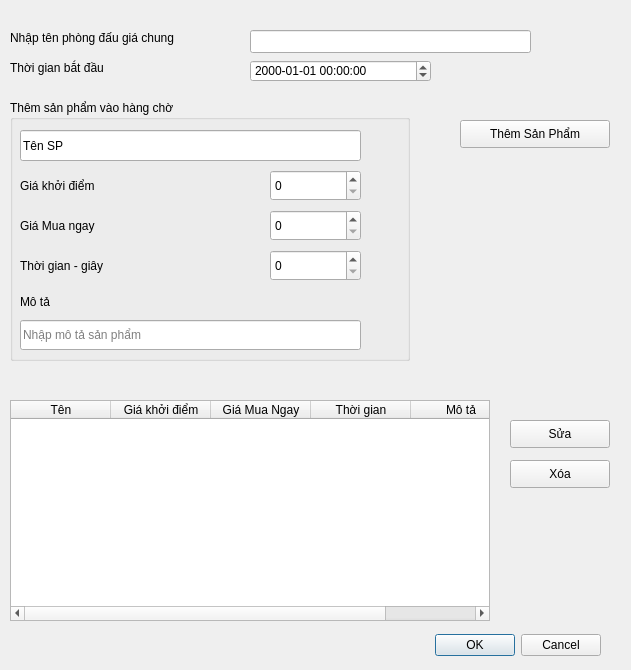
<?xml version="1.0" encoding="UTF-8"?>
<ui version="4.0">
 <class>CreateRoomDialog</class>
 <widget class="QDialog" name="CreateRoomDialog">
  <property name="geometry">
   <rect>
    <x>0</x>
    <y>0</y>
    <width>631</width>
    <height>670</height>
   </rect>
  </property>
  <property name="windowTitle">
   <string>Dialog</string>
  </property>
  <widget class="QLineEdit" name="txtRoomName">
   <property name="geometry">
    <rect>
     <x>250</x>
     <y>30</y>
     <width>281</width>
     <height>23</height>
    </rect>
   </property>
  </widget>
  <widget class="QLabel" name="label_start">
   <property name="geometry">
    <rect>
     <x>10</x>
     <y>60</y>
     <width>241</width>
     <height>16</height>
    </rect>
   </property>
   <property name="text">
    <string>Thời gian bắt đầu</string>
   </property>
  </widget>
  <widget class="QDateTimeEdit" name="dtStartTime">
   <property name="geometry">
    <rect>
     <x>250</x>
     <y>60</y>
     <width>181</width>
     <height>22</height>
    </rect>
   </property>
   <property name="displayFormat">
    <string>yyyy-MM-dd HH:mm:ss</string>
   </property>
  </widget>
  <widget class="QLabel" name="label_2">
   <property name="geometry">
    <rect>
     <x>10</x>
     <y>30</y>
     <width>241</width>
     <height>16</height>
    </rect>
   </property>
   <property name="text">
    <string>Nhập tên phòng đấu giá chung</string>
   </property>
  </widget>
  <widget class="QGroupBox" name="groupBox">
   <property name="geometry">
    <rect>
     <x>10</x>
     <y>100</y>
     <width>400</width>
     <height>261</height>
    </rect>
   </property>
   <property name="title">
    <string>Thêm sản phẩm vào hàng chờ</string>
   </property>
   <widget class="QLineEdit" name="txtName">
    <property name="geometry">
     <rect>
      <x>10</x>
      <y>30</y>
      <width>341</width>
      <height>31</height>
     </rect>
    </property>
    <property name="text">
     <string>Tên SP</string>
    </property>
   </widget>
   <widget class="QSpinBox" name="spinStartPrice">
    <property name="geometry">
     <rect>
      <x>260</x>
      <y>70</y>
      <width>91</width>
      <height>31</height>
     </rect>
    </property>
   </widget>
   <widget class="QLabel" name="label_3">
    <property name="geometry">
     <rect>
      <x>10</x>
      <y>70</y>
      <width>231</width>
      <height>31</height>
     </rect>
    </property>
    <property name="text">
     <string>Giá khởi điểm</string>
    </property>
   </widget>
   <widget class="QLabel" name="label_4">
    <property name="geometry">
     <rect>
      <x>10</x>
      <y>110</y>
      <width>231</width>
      <height>31</height>
     </rect>
    </property>
    <property name="text">
     <string>Giá Mua ngay</string>
    </property>
   </widget>
   <widget class="QSpinBox" name="spinBuyNow">
    <property name="geometry">
     <rect>
      <x>260</x>
      <y>110</y>
      <width>91</width>
      <height>31</height>
     </rect>
    </property>
   </widget>
   <widget class="QSpinBox" name="spinDuration">
    <property name="geometry">
     <rect>
      <x>260</x>
      <y>150</y>
      <width>91</width>
      <height>31</height>
     </rect>
    </property>
    <property name="maximum">
     <number>1800</number>
    </property>
    <property name="singleStep">
     <number>5</number>
    </property>
   </widget>
   <widget class="QLabel" name="label_5">
    <property name="geometry">
     <rect>
      <x>10</x>
      <y>150</y>
      <width>231</width>
      <height>31</height>
     </rect>
    </property>
    <property name="text">
     <string>Thời gian - giây</string>
    </property>
   </widget>
   <widget class="QLabel" name="label_desc">
    <property name="geometry">
     <rect>
      <x>10</x>
      <y>190</y>
      <width>231</width>
      <height>24</height>
     </rect>
    </property>
    <property name="text">
     <string>Mô tả</string>
    </property>
   </widget>
   <widget class="QLineEdit" name="txtDescription">
    <property name="geometry">
     <rect>
      <x>10</x>
      <y>220</y>
      <width>341</width>
      <height>30</height>
     </rect>
    </property>
    <property name="maxLength">
     <number>300</number>
    </property>
    <property name="placeholderText">
     <string>Nhập mô tả sản phẩm</string>
    </property>
   </widget>
  </widget>
  <widget class="QTableWidget" name="tblProducts">
   <property name="geometry">
    <rect>
     <x>10</x>
     <y>400</y>
    <width>480</width>
     <height>221</height>
    </rect>
   </property>
   <property name="selectionBehavior">
    <enum>QAbstractItemView::SelectionBehavior::SelectRows</enum>
   </property>
   <attribute name="verticalHeaderVisible">
    <bool>false</bool>
   </attribute>
   <column>
    <property name="text">
     <string>Tên</string>
    </property>
   </column>
   <column>
    <property name="text">
     <string>Giá khởi điểm</string>
    </property>
   </column>
   <column>
    <property name="text">
     <string>Giá Mua Ngay</string>
    </property>
   </column>
   <column>
    <property name="text">
     <string>Thời gian</string>
    </property>
   </column>
   <column>
    <property name="text">
     <string>Mô tả</string>
    </property>
   </column>
  </widget>
  <widget class="QPushButton" name="btnAddProduct">
   <property name="geometry">
    <rect>
     <x>460</x>
     <y>120</y>
     <width>150</width>
     <height>28</height>
    </rect>
   </property>
   <property name="text">
    <string>Thêm Sản Phẩm</string>
   </property>
  </widget>
  <widget class="QDialogButtonBox" name="buttonBox">
   <property name="geometry">
    <rect>
     <x>410</x>
     <y>630</y>
     <width>191</width>
     <height>31</height>
    </rect>
   </property>
   <property name="standardButtons">
    <set>QDialogButtonBox::StandardButton::Cancel|QDialogButtonBox::StandardButton::Ok</set>
   </property>
  </widget>
  <widget class="QPushButton" name="btnEdit">
   <property name="geometry">
    <rect>
     <x>510</x>
     <y>420</y>
     <width>100</width>
     <height>28</height>
    </rect>
   </property>
   <property name="text">
    <string>Sửa</string>
   </property>
  </widget>
  <widget class="QPushButton" name="btnDelete">
   <property name="geometry">
    <rect>
     <x>510</x>
     <y>460</y>
     <width>100</width>
     <height>28</height>
    </rect>
   </property>
   <property name="text">
    <string>Xóa</string>
   </property>
  </widget>
 </widget>
 <resources/>
 <connections/>
</ui>
